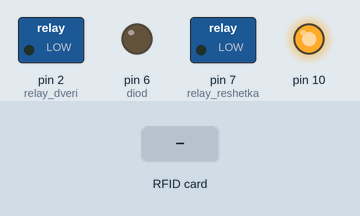
The sketch below on a simulated Arduino Uno, built with avr-gcc and run on an emulated ATmega328P. Shown: switched loads named in the sketch (green lamp = pin HIGH), output pins drawn as LEDs (lit = HIGH). The test bench sets the inputs (shaded band). What the sketch prints to the serial monitor is not drawn.

Above: at 0.2 s.
At 2.2 s:
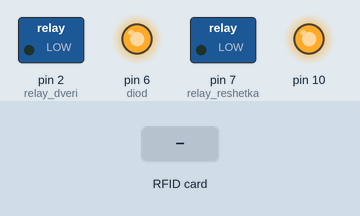
2.3 s: RFID card 5E 7A 19 C4 held to the reader
Timing chart, 0 to 5.3 s (numbered marks = the images above; inputs shaded):
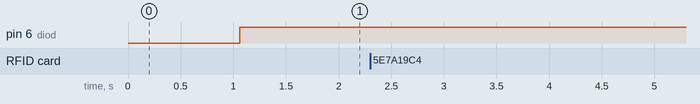

The sketch:

matrix.ino
```cpp
 /*
 * RST/Reset   RST           3             5         D9         RESET/ICSP-5     RST
 * SPI SS      SDA(SS)      9             53        D10        10               10
 * SPI MOSI    MOSI         11 / ICSP-4   51        D11        ICSP-4           16
 * SPI MISO    MISO         12 / ICSP-1   50        D12        ICSP-1           14,
 * SPI SCK     SCK           13 / ICSP-3   52        D13        ICSP-3           15
 */

// Card UID 0: 69 64 9C 1A    702717210
// Card UID 1: 69 64 9C 1A    1768201242
// Card UID 2: 19 A8 97 1A    430479130
// Card UID 3: 49 1D 98 1A    1226676250
// Card UID 4: 49 ED 97 1A    1240307482
// Card UID 5: 09 F5 9D 1A    167091482


#include <SPI.h>
#include <MFRC522.h>

#define RST_PIN        A0        //
#define SS_PIN        3        //

#define RST2_PIN    A1        //
#define SS2_PIN        4        //

#define RST2_PIN    A2        //
#define SS2_PIN        5        //


unsigned long uidDec1, uidDecTemp1;
unsigned long uidDec2, uidDecTemp2;
unsigned long uidDec3, uidDecTemp3;

int relay_dveri=2;
int relay_reshetka=7;
int diod=6;


MFRC522 mfrc522(SS_PIN, RST_PIN);    // Create MFRC522 instance
MFRC522 mfrc522_2(SS2_PIN, RST2_PIN);    // Create MFRC522 instance
MFRC522 mfrc522_3(SS2_PIN, RST2_PIN);    // Create MFRC522 instance


void setup() {
    pinMode(relay_dveri, OUTPUT);
    pinMode(relay_reshetka, OUTPUT);
    pinMode(diod, OUTPUT);

    Serial.begin(1200);        // Initialize serial communications with the PC
    Serial.println("Start SERIAL");
    while (!Serial);                // Do nothing if no serial port is opened (added for Arduinos based on ATMEGA32U4)
    SPI.begin();            // Init SPI bus
    SPI.setClockDivider(SPI_CLOCK_DIV128);


    mfrc522.PCD_Init();        // Init MFRC522
    mfrc522_2.PCD_Init();      // Init MFRC522
    mfrc522_3.PCD_Init();      // Init MFRC522

    mfrc522.PCD_AntennaOn();
    mfrc522_2.PCD_AntennaOn();
   mfrc522_3.PCD_AntennaOn();

    mfrc522.PCD_SetAntennaGain(0x07<<4);
    mfrc522_2.PCD_SetAntennaGain(0x07<<4);
    mfrc522_2.PCD_SetAntennaGain(0x07<<4);

    Serial.println(mfrc522.PCD_GetAntennaGain());
    Serial.println(mfrc522_2.PCD_GetAntennaGain());
    Serial.println(mfrc522_2.PCD_GetAntennaGain());


    ShowReaderDetails();    // Show details of PCD - MFRC522 Card Reader details

    Serial.println("Scan PICC to see UID, type, and data blocks...");


}

void loop() {

digitalWrite(diod,HIGH);

  delay(1000);
         // Поиск новой карточки

        if ( ! mfrc522.PICC_IsNewCardPresent() && ! mfrc522_2.PICC_IsNewCardPresent() && ! mfrc522_3.PICC_IsNewCardPresent() ) {
                return;
    }

        // Выбор карточки

    if ( ! mfrc522.PICC_ReadCardSerial() && ! mfrc522_2.PICC_ReadCardSerial() && ! mfrc522_3.PICC_ReadCardSerial() ) {
        return;
    }

        Serial.println("");
        Serial.print("Sensor 1 UID: ");
        for (byte i = 0; i < mfrc522.uid.size; i++) {
                // Serial.print(mfrc522.uid.uidByte[i] < 0x10 ? " 0" : " ");
                // Serial.print(mfrc522.uid.uidByte[i], HEX);
                uidDecTemp1=mfrc522.uid.uidByte[i];
                uidDec1=uidDec1*256+uidDecTemp1;
        }
        Serial.println(uidDec1);
        Serial.println("--------------");

         Serial.println("");
        Serial.print("Sensor 2 UID: ");
        for (byte i = 0; i < mfrc522_2.uid.size; i++) {
                // Serial.print(mfrc522.uid.uidByte[i] < 0x10 ? " 0" : " ");
                // Serial.print(mfrc522.uid.uidByte[i], HEX);
                uidDecTemp2=mfrc522_2.uid.uidByte[i];
                uidDec2=uidDec2*256+uidDecTemp2;
        }
        Serial.println(uidDec2);
        Serial.println("--------------");

         Serial.println("");
        Serial.print("Sensor 3 UID: ");
        for (byte i = 0; i < mfrc522_3.uid.size; i++) {
                // Serial.print(mfrc522.uid.uidByte[i] < 0x10 ? " 0" : " ");
                // Serial.print(mfrc522.uid.uidByte[i], HEX);
                uidDecTemp3=mfrc522_3.uid.uidByte[i];
                uidDec3=uidDec3*256+uidDecTemp3;
        }
        Serial.println(uidDec3);
        Serial.println("--------------");


// Card UID 0: 69 64 9C 1A    702717210
// Card UID 1: 69 64 9C 1A    1768201242
// Card UID 2: 19 A8 97 1A    430479130
// Card UID 3: 49 1D 98 1A    1226676250
// Card UID 4: 49 ED 97 1A    1240307482
// Card UID 5: 09 F5 9D 1A    167091482

        if(uidDec3 == 1226676250 && uidDec2 == 430479130 && uidDec1 == 1768201242)
        {
        digitalWrite(relay_dveri, HIGH);
        }
        else
        {
        digitalWrite(relay_dveri, LOW);
        }

    // Dump debug info about the card; PICC_HaltA() is automatically called
    //mfrc522.PICC_DumpToSerial(&(mfrc522.uid));
    //mfrc522_2.PICC_DumpToSerial(&(mfrc522_2.uid));
        //mfrc522_3.PICC_DumpToSerial(&(mfrc522_3.uid));
        //mfrc522_4.PICC_DumpToSerial(&(mfrc522_4.uid));
        //mfrc522_5.PICC_DumpToSerial(&(mfrc522_5.uid));

}

void ShowReaderDetails() {
    // Get the MFRC522 software version
    byte v = mfrc522.PCD_ReadRegister(mfrc522.VersionReg);
        byte k = mfrc522_2.PCD_ReadRegister(mfrc522_2.VersionReg);
        byte m = mfrc522_3.PCD_ReadRegister(mfrc522_3.VersionReg);


    Serial.print("MFRC522 Software Version: 0x");
    Serial.print(v, HEX);
    if (v == 0x91)
        Serial.print(" = v1.0");
    else if (v == 0x92)
        Serial.print(" = v2.0");
    else
        Serial.print(" (unknown)");
    Serial.println("");
    // When 0x00 or 0xFF is returned, communication probably failed
    if ((v == 0x00) || (v == 0xFF)) {
        Serial.println("WARNING: Communication failure, is the MFRC522 properly connected?");
    }


    Serial.print("MFRC522 Software Version: 0x");
    Serial.print(k, HEX);
    if (k == 0x91)
        Serial.print(" = v1.0");
    else if (k == 0x92)
        Serial.print(" = v2.0");
    else
        Serial.print(" (unknown)");
    Serial.println("");
    // When 0x00 or 0xFF is returned, communication probably failed
    if ((k == 0x00) || (k == 0xFF)) {
        Serial.println("WARNING: Communication failure, is the MFRC522 properly connected?");
    }

            Serial.print("MFRC522 Software Version: 0x");
    Serial.print(m, HEX);
    if (m == 0x91)
        Serial.print(" = v1.0");
    else if (m == 0x92)
        Serial.print(" = v2.0");
    else
        Serial.print(" (unknown)");
    Serial.println("");
    // When 0x00 or 0xFF is returned, communication probably failed
    if ((m == 0x00) || (m == 0xFF)) {
        Serial.println("WARNING: Communication failure, is the MFRC522 properly connected?");
    }


}
```

Measured:
- after the input at 2.3 s, every drawn part: stays the same
